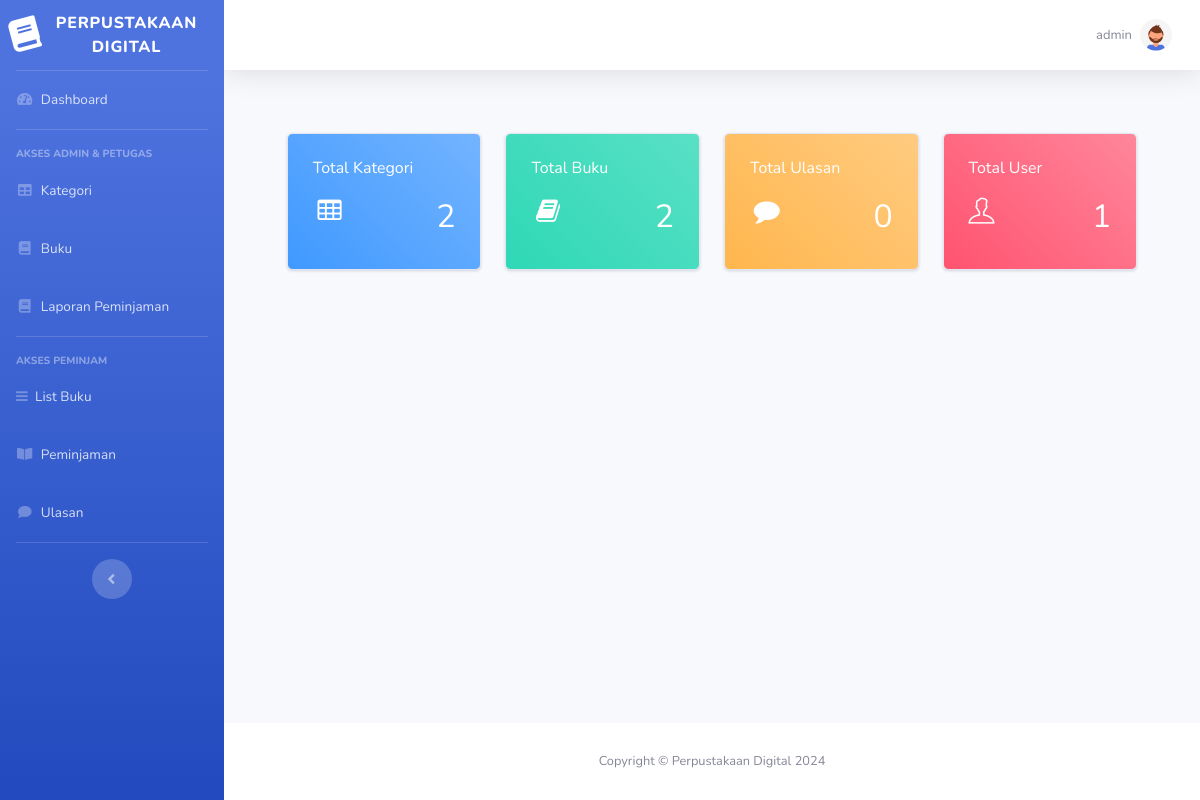
The app's page /index.php (signed in), older data.
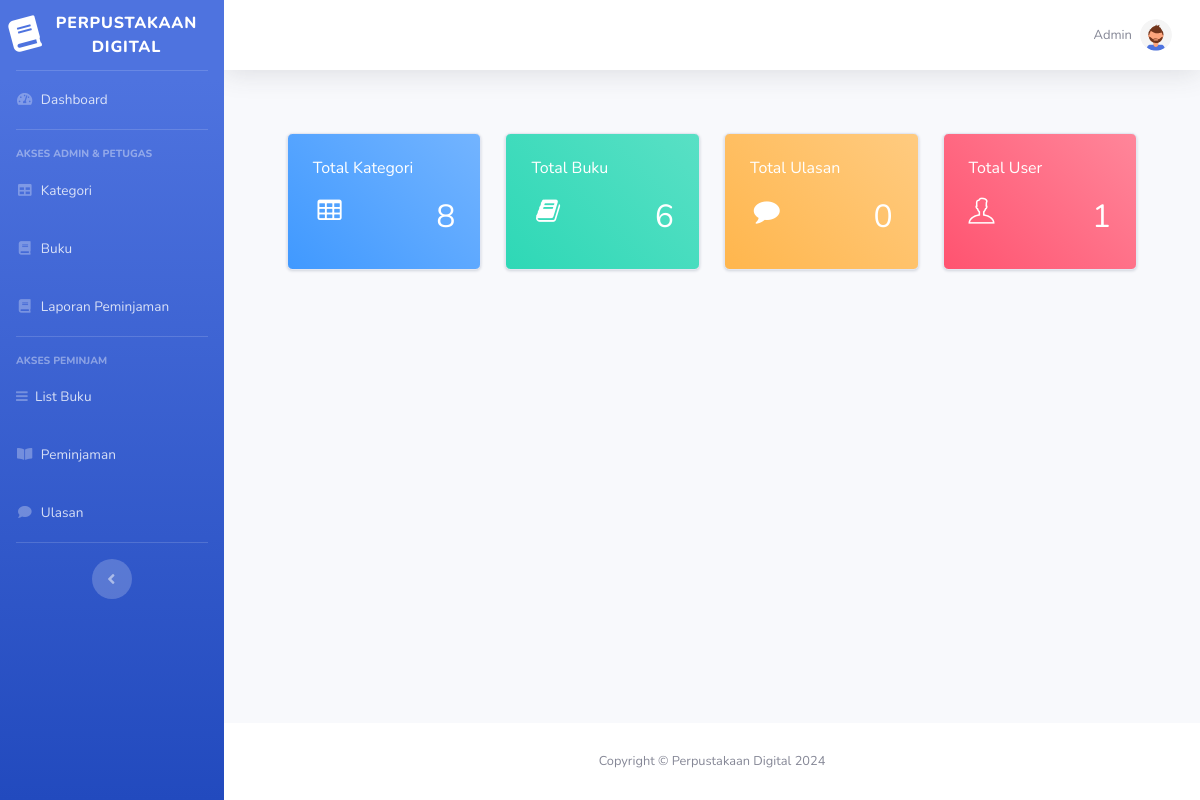
The same page, newer data.
### tables this page shows
CREATE TABLE `user` (
  `id_user` int(255) NOT NULL,
  `username` varchar(255) DEFAULT NULL,
  `nama` varchar(255) DEFAULT NULL,
  `email` varchar(255) DEFAULT NULL,
  `password` varchar(255) DEFAULT NULL,
  `alamat` text DEFAULT NULL,
  `no_telp` varchar(255) DEFAULT NULL,
  `level` enum('Admin','Petugas','Peminjam') DEFAULT NULL
);

### index.php (the view, shortened to what the changed rows need)
<?php
include('koneksi.php');
?>
<!DOCTYPE html>
<html lang="en">
<head>
    <link href="assets/vendor/fontawesome-free/css/all.min.css" rel="stylesheet" type="text/css">
      <link rel="stylesheet" type="text/css" href="assets/css/bootstrap/css/bootstrap.min.css">
      <link rel="stylesheet" type="text/css" href="assets/icon/themify-icons/themify-icons.css">
	  <link rel="stylesheet" type="text/css" href="assets/icon/font-awesome/css/font-awesome.min.css">
      <link rel="stylesheet" type="text/css" href="assets/icon/icofont/css/icofont.css">
      <link rel="stylesheet" type="text/css" href="assets/css/style.css">
      <link rel="stylesheet" type="text/css" href="assets/css/jquery.mCustomScrollbar.css">
    <link href="assets/css/sb-admin-2.min.css" rel="stylesheet">
</head>
<body id="page-top">
    <div id="wrapper">
            <?php
            $query = mysqli_query($koneksi, "SELECT * FROM user where id_user=" . $_SESSION['user']['id_user']);
            $data = mysqli_fetch_array($query)
            ?>
        <div id="content-wrapper" class="d-flex flex-column">
            <div id="content">
                <nav class="navbar navbar-expand navbar-light bg-white topbar mb-4 static-top shadow">
                    <ul class="navbar-nav ml-auto">
                        <li class="nav-item dropdown no-arrow">
                            <a class="nav-link dropdown-toggle" href="#" id="userDropdown" role="button" data-toggle="dropdown" aria-haspopup="true" aria-expanded="false">
                                <span class="mr-2 d-none d-lg-inline text-gray-600 "><?php echo $data['nama'] ?></span>
                                <img class="img-profile rounded-circle" src="assets/img/undraw_profile_2.svg">
                            </a>
                        </li>
                    </ul>
                </nav>
                <div class="container-fluid">
                    <?php
                    $page = isset($_GET['page']) ? $_GET['page'] : 'home';
                    if (file_exists($page . '.php')) {
                        include $page . '.php';
                    } else {
                        include('404.php');
                    }
                    ?>
                </div>
            </div>
        </div>
    </div>
</body>
</html>

### home.php
<div class="pcoded-content">
                        <div class="pcoded-inner-content">
                            <div class="main-body">
                                <div class="page-wrapper">
                                    <div class="page-body">
                                      <div class="row">
                                        <div class="col-md-6 col-xl-3">
                                                <div class="card bg-c-blue order-card">
                                                    <div class="card-block">
                                                        <h6 class="m-b-20">Total Kategori</h6>
                                                        <h2 class="text-right"><i class="fa fa-fw fa-table f-left"></i><span><?php echo mysqli_num_rows(mysqli_query($koneksi, "SELECT * FROM kategori")) ?></span></h2>
                                                    </div>
                                                </div>
                                            </div>
                                            <div class="col-md-6 col-xl-3">
                                                <div class="card bg-c-green order-card">
                                                    <div class="card-block">
                                                        <h6 class="m-b-20">Total Buku</h6>
                                                        <h2 class="text-right"><i class="fa fa-fw fa-book f-left"></i><span><?php echo mysqli_num_rows(mysqli_query($koneksi, "SELECT * FROM buku")) ?></span></h2>
                                                    </div>
                                                </div>
                                            </div>
                                            <div class="col-md-6 col-xl-3">
                                                <div class="card bg-c-yellow order-card">
                                                    <div class="card-block">
                                                        <h6 class="m-b-20">Total Ulasan</h6>
                                                        <h2 class="text-right"><i class="fa fa-fw fa-comment f-left"></i><span><?php echo mysqli_num_rows(mysqli_query($koneksi, "SELECT * FROM ulasan")) ?></span></h2>
                                                    </div>
                                                </div>
                                            </div>
                                            <div class="col-md-6 col-xl-3">
                                                <div class="card bg-c-pink order-card">
                                                    <div class="card-block">
                                                        <h6 class="m-b-20">Total User</h6>
                                                        <h2 class="text-right"><i class="ti-user f-left"></i><span><?php echo mysqli_num_rows(mysqli_query($koneksi, "SELECT * FROM user")) ?></span></h2>
                                                    </div>
                                                </div>
                                            </div>
                                      </div>
                                    </div>
                                </div>
                            </div>
</div>
</div>

Row changes from the older to the newer data that the page shows:
changed user: nama "admin" → "Admin"
Text that changed along with them:
mysqli_num_rows(mysqli_query($koneksi, "SELECT * FROM kategori")): "2" → "8"
mysqli_num_rows(mysqli_query($koneksi, "SELECT * FROM buku")): "2" → "6"
